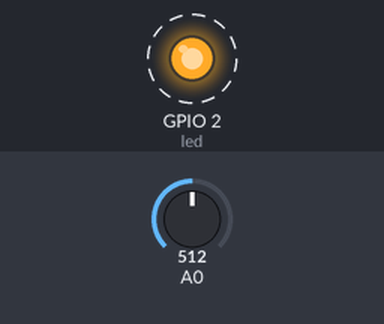
Simulated run of this sketch. Board: ESP8266 (Wemos D1 mini). Parts: output pins drawn as LEDs (lit = HIGH). Dashed ring = blinking. Inputs (shaded band) come from the test bench; at power-on: A0 = 512. WiFi joins after 1.5 s; servers stay silent unless stated; network time is answered at once with the bench clock; the local clock reads 2024-03-15 10:24:30 at power-on unless the sketch sets it; what the sketch prints to the serial monitor is not drawn.

Above: at 2.6 s.
Timing chart, 0 to 6.3 s (numbered marks = the images above):
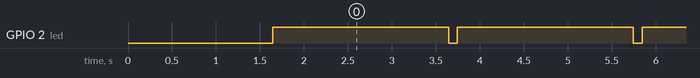

Measured:
- by itself, GPIO 2 (led): alternates HIGH for 2.0 s and LOW for 0.10 s

The sketch:

webServer_time_battery_check.ino
```cpp
/*  Prints "Hello from ESP8266" on the webserver
 *  simply enter your Wifi Settings and proceed
 */

#include <ESP8266WiFi.h>
#include <WiFiClient.h>
#include <ESP8266WebServer.h>
#include <NTPClient.h>
#include <WiFiUdp.h>

// input wifi details here
const char *ssid = "*****wifiname to connect to*****";
const char *password = "****wifi passwrod *****";

//what to call the wemos on your wifi network
const char *wifiHostName = "D1Wemos210";

//time to reboot the wemos, currently midnight
int resetHour=00;
int resetMin=00;

//set static ip address on wifi-make sure not used already-maybe make fixed in router
IPAddress staticIP(192,168,0,210);
IPAddress gateway(192,168,0,1);
IPAddress subnet(255,255,255,0);
// get mac from serial print and input here-sometimes used in routers to fix ip address in router-else delete
byte mac[] = {0xEC, 0xFA, 0xBC, 0xA7, 0xAF, 0xEC};

//onboard light led as 2
const int led = 2;

//set webserver and time server
ESP8266WebServer server(80);
WiFiUDP ntpUDP;

//set up A0 as input pin and converting calc-since A0 can only read up to 3.3 volts in a scaled format of 0 to 1023-need to convert A0 reading to real volts using formula
  // read the input on analog pin 0:
    int sensorValue = analogRead(A0);
  // Convert the analog reading (which goes from 0 - 1023) to a voltage (0 - 3.3V):
  //float voltage = sensorValue * (3.3 / 1023.0) * r1/r2;
    float voltage = sensorValue / 29.92;

//setup time server locale here
// By default 'pool.ntp.org' is used with 60 seconds update interval and
// offset to server by 2 hours (7200 seconds)
NTPClient timeClient(ntpUDP, "ntp.is.co.za", 7200);
// You can specify the time server pool and the offset, (in seconds)
// additionaly you can specify the update interval (in milliseconds).
// NTPClient timeClient(ntpUDP, "europe.pool.ntp.org", 3600, 60000);


//reboot function
void(* resetFunc)  (void) = 0;   // declare reset function at address 0


//webpage called reset used to manually reset wemos and flash led
void resetComb() {
  String messageReset = "Resetting the Wifi...\n";
  messageReset += "Please check with 192.168.0.210/ in a few seconds.";
  server.send(200, "text/plain", messageReset);
  WiFi.disconnect();
      for (int j = 0; j<25; j++) {
        digitalWrite(led, LOW);
        delay(50);
        digitalWrite(led, HIGH);
        delay(50);
      }
resetFunc();
}

//formats time for human reading on webpage and check for midnight-then reboots wemos-useful if ISP resets network
void timeCheck() {
  String stringHour=timeClient.getFormattedTime().substring(0,2);
  String stringMin=timeClient.getFormattedTime().substring(3,5);
  String stringSec=timeClient.getFormattedTime().substring(6,8);
  int intHour=stringHour.toInt();
  int intMin=stringMin.toInt();
  int intSec=stringSec.toInt();
    if (intHour == resetHour && intMin == resetMin) {
      delay(61000);
      resetComb();
    }
}

//root of webpage triggered or refreshed-handle-text send- time send- volts reading send
void handleRoot() {
  String messageRoot = "Hello from D1Wemos210!\n";
  messageRoot += "D1Wemos & Wifi will reset at midnight.\n";
  messageRoot += "Use 192.168.0.210/reset to reset D1Wemos & WiFi manually.\n\n";
  messageRoot += "My time is: ";
  messageRoot += timeClient.getFormattedTime()+ "\n\n";
  messageRoot += "The battery Volt reading is: ";
  messageRoot += voltage;
  server.send(200, "text/plain", messageRoot);
    for (int i = 0; i<5; i++) {
      digitalWrite(led, LOW);
      delay(200);
      digitalWrite(led, HIGH);
      delay(200);
    }
}

//if bychange any other unknown webpage used
void handleNotFound(){
  String messageDead = "Nothing to see here.\n";
  messageDead += "Please check with 192.168.0.210/";
  server.send(404, "text/plain", messageDead);
}

//starts webserver-timeserver-serialprint info
void setup(void){
  pinMode(led, OUTPUT);
  Serial.begin(115200);

  WiFi.config(staticIP, gateway, gateway, subnet);
  WiFi.begin(ssid, password);
  Serial.println("");

  // Wait for connection
  while (WiFi.status() != WL_CONNECTED) {
    delay(100);
    Serial.print(".");
  }
  Serial.println("");
  Serial.print("Connected to ");
  Serial.println(ssid);
  Serial.print("IP address: ");
  Serial.println(WiFi.localIP());
  uint8_t macAddr[6];
  WiFi.macAddress(macAddr);
  Serial.printf("Connected, mac address: %02x:%02x:%02x:%02x:%02x:%02x\n", macAddr[0], macAddr[1], macAddr[2], macAddr[3], macAddr[4], macAddr[5]);
  WiFi.hostname(wifiHostName);
  Serial.printf("New hostname: %s\n", WiFi.hostname().c_str());

  server.on("/", handleRoot);
  server.on("/reset", resetComb);
  server.onNotFound(handleNotFound);

  server.begin();
  Serial.println("HTTP server started");

  timeClient.begin();
  Serial.println("TIME server started");

}

//checks time for midnight and checks volt reading on A0 and catches web refreshes-cycles every 2 seconds
void loop(void){
  timeClient.update();

  server.handleClient();

  sensorValue = analogRead(A0);
  voltage = sensorValue / 29.92;
  digitalWrite(led, LOW);
  delay(100);
  digitalWrite(led, HIGH);
  delay(2000);

  //Serial.println(timeClient.getFormattedTime());
    Serial.println(sensorValue);
  timeCheck();
}
```
